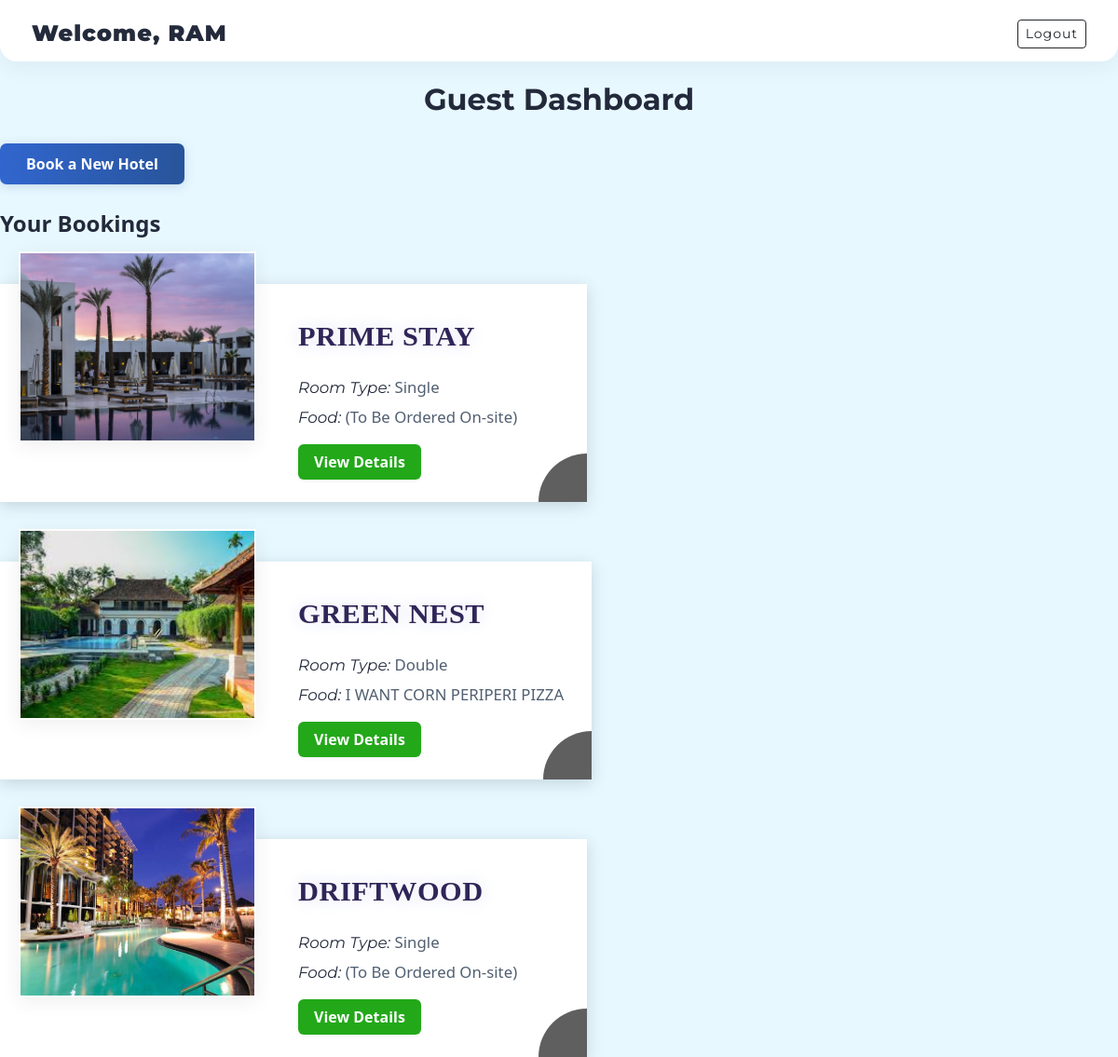
Screenshot of /guest/dashboard (signed in) with the database file from the repository.
### tables this page shows
CREATE TABLE bookings (
            id INTEGER PRIMARY KEY,
            guest_id INTEGER,
            hotel_id INTEGER,
            room_id INTEGER,
            room_type TEXT,
            food_selected TEXT,
            check_in TEXT,
            check_out TEXT,
            status TEXT,
            num_guests INTEGER DEFAULT 1,
            phone_number TEXT,
            total_cost REAL DEFAULT 0,
            FOREIGN KEY(guest_id) REFERENCES users(id),
            FOREIGN KEY(hotel_id) REFERENCES hotels(id),
            FOREIGN KEY(room_id) REFERENCES rooms(id)
        );

CREATE TABLE hotels (
            id INTEGER PRIMARY KEY,
            staff_id INTEGER,
            hotel_name TEXT,
            address TEXT,
            number_of_rooms INTEGER,
            food_options TEXT,
            phone_number TEXT,
            staff_email TEXT,
            hotel_image_path TEXT,  -- Add this line to store the image filename or path
            FOREIGN KEY(staff_id) REFERENCES users(id)
        );

### app.py (the view)
@app.route('/guest/dashboard')
def guest_dashboard():
    if session.get('role') != 'guest':
        return redirect(url_for('signin'))
    db = get_db()
    bookings = db.execute("""
        SELECT
            b.*,
            h.hotel_name,
            h.address,
            h.hotel_image_path,
            h.phone_number AS hotel_phone_number,
            h.staff_email
        FROM bookings b
        JOIN hotels h ON b.hotel_id = h.id
        WHERE b.guest_id=?
        ORDER BY b.id DESC
    """, (session['user_id'],)).fetchall()
    return render_template('guest_dashboard.html', name=session['name'], bookings=bookings)

### app.py (called while the page is built)
def get_db():
    conn = sqlite3.connect(DATABASE)
    conn.row_factory = sqlite3.Row
    return conn

### templates/guest_dashboard.html (shortened to what this page needs)
<!DOCTYPE html>
<html lang="en">
<head>
    <link href="https://cdn.jsdelivr.net/npm/bootstrap@5.3.0/dist/css/bootstrap.min.css" rel="stylesheet" />
    <link rel="stylesheet" href="https://cdn.jsdelivr.net/npm/bootstrap-icons@1.11.3/font/bootstrap-icons.css" />
</head>
<body>
    <header>
        <div class="welcome-ribbon" style="font-family: 'Montserrat', 'Segoe UI', 'Roboto', Arial, sans-serif; font-size: 1.5rem; font-weight: 700; letter-spacing: 1px;">
        <span><b>Welcome, {{ name }}</b></span>
        <a href="/logout" class="btn btn-outline-dark btn-sm logout-btn">Logout</a>
        </div>
    </header>
    <div class="dashboard-container">
        <h2>Guest Dashboard</h2>
        <a href="/hotels" class="book-btn">Book a New Hotel</a>
        <h4 style="font-weight: 700; margin-bottom: 0px; color: #232a3b;">Your Bookings</h4>
        <div class="bookings-grid" role="list" aria-label="Your bookings">
    {% for booking in bookings %}
    <article class="booking-card" role="listitem" tabindex="0" aria-label="Booking at {{ booking.hotel_name }}">
        <div class="room-image">
            {% if booking.hotel_image_path %}
            <img src="{{ url_for('static', filename='food_images/' + booking.hotel_image_path) }}" alt="{{ booking.hotel_name }} Image" />
            {% else %}
            <img src="{{ url_for('static', filename='images/hotel2.jpeg') }}" alt="Default Hotel Image" />
            {% endif %}
        </div>
        <div class="card-content">
            <div class="booking-hotel">{{ booking.hotel_name }}</div>
            <div class="booking-detail">
                <strong>Room Type:</strong>
                <span class="booking-value"> {{ booking.room_type }}</span>
            </div>
            <div class="booking-food">
    <strong>Food:</strong>
    <span class="booking-value">
        {% if booking.food_selected and booking.food_selected != '-' %}
            {% if ':' in booking.food_selected %}
                {{ booking.food_selected.split(':', 1)[1] }}
            {% else %}
                {{ booking.food_selected }}
            {% endif %}
        {% else %}
            (To Be Ordered On-site)
        {% endif %}
    </span>
</div>
            <button type="button" class="view-details-btn" aria-expanded="false"
                aria-controls="details-{{ loop.index }}"
                onclick="toggleDetails(this, 'details-{{ loop.index }}')">
                View Details
            </button>
        </div>
    </article>
            {% else %}
            <p style="text-align: center; font-style: italic; color: #555;">
                No bookings found.
            </p>
            {% endfor %}
        </div>
    </div>
</body>
</html>

### templates/guest_dashboard.html (style rules this page uses)
body { background: #e8f8ff !important; min-height: 100vh; font-family: 'Segoe UI', 'Roboto', Arial, sans-serif; margin: 0; padding: 0; color: #232a3b; }
.dashboard-container { max-width: 1200px; margin: 0 auto; }
.bookings-grid { display: flex; flex-direction: column; align-items: flex-start; gap: 14px; }
.booking-card { position: relative; display: flex; align-items: start; background: #ffffff; border-radius: 0 ; box-shadow: 0 4px 16px rgba(31, 54, 68, 0.18); padding: 0; margin-top: 90px; min-height: 210px; min-width: 630px; max-width: 900px; margin-top: 50px; }
.booking-card::after { content: ""; position: absolute; right: 0; bottom: 0; width: 52px; height: 52px; background: #5f5f5f; z-index: 2; pointer-events: none; border-top-left-radius: 52px; }
.room-image { position: absolute; top: -35px; left: 20px; width: 255px; height: 205px; border: 5px solid #fff; background: #a3dbed; box-shadow: 0 4px 20px #0001; border: 2px solid #fff; z-index: 2; display: flex; align-items: center; justify-content: center; overflow: hidden; }
.room-image img { width: 100%; height: 100%; object-fit: cover; display: block; background: transparent; }
.card-content { margin-left: 320px; padding: 34px 30px 24px 0; display: flex; flex-direction: column; justify-content: center; min-height: 160px; }
.booking-hotel { color: #302558 !important; margin-bottom: 18px; font-family: "Times New Roman", Times, serif; font-weight: 600; font-size: 1.9rem; letter-spacing: 0.5px; text-shadow: 0 0 8px #fff, 0 0 18px #d3d8ef, 0 1px 0 #eee; }
.booking-detail, .booking-food { color: #515f71; font-size: 1.05rem; margin-bottom: 6px; }
.view-details-btn { margin-top: 10px; background: #23a81a; border: none; color: #fff; padding: 7px 17px; border-radius: 6px; font-weight: 600; align-self: flex-start; box-shadow: 0 1px 4px #0001; font-size: 1rem; }
header { background: #fff; border-radius: 0 0 18px 18px; box-shadow: 0 4px 24px rgba(30, 40, 60, 0.07); padding: 18px 34px 12px 34px; margin-bottom: 22px; display: flex; justify-content: space-between; align-items: center; font-weight: 600; font-size: 1.2rem; letter-spacing: 0.4px; color: #232a3b; }
h2 { font-family: 'Montserrat', 'Segoe UI', 'Roboto', Arial, sans-serif; font-weight: 700; font-size: 2rem; margin-bottom: 28px; text-align: center; color: #232a3b; }
a.book-btn { display: inline-block; padding: 10px 28px; font-size: 1rem; font-weight: 600; color: #ffffff; background: linear-gradient(90deg, #3166ce 0%, #28549a 100%); border-radius: 7px; box-shadow: 0 2px 12px #28549a2f; text-decoration: none; margin-bottom: 28px; user-select: none; transition: background 0.16s ease, box-shadow 0.14s ease; }
header { background-color: #ffffff; position: relative; }
.welcome-ribbon { display: flex; justify-content: space-between; align-items: center; width: 100%; box-sizing: border-box; padding-right: 0; }
.logout-btn { margin-left: auto; }
.booking-detail strong, .booking-food strong, .hotel-details div strong { font-family: 'Montserrat', 'Segoe UI', 'Roboto', Arial, sans-serif; font-style: italic; font-weight: 400; color: #232a3b; }
.booking-detail strong, .booking-food strong, .hotel-details div strong { font-family: 'Montserrat', 'Segoe UI', 'Roboto', Arial, sans-serif !important; font-style: italic !important; font-weight: 400 !important; color: #232a3b !important; }

### rows the page displays
bookings: hotel_image_path (picture), hotel_name "PRIME STAY", room_type "Single", food_selected "(To Be Ordered On-site)"
bookings: hotel_image_path (picture), hotel_name "GREEN NEST", room_type "Double", food_selected "I WANT CORN PERIPERI PIZZA"
bookings: hotel_image_path (picture), hotel_name "DRIFTWOOD", room_type "Single", food_selected "(To Be Ordered On-site)"

### other values shown
{{ name }} "RAM"
